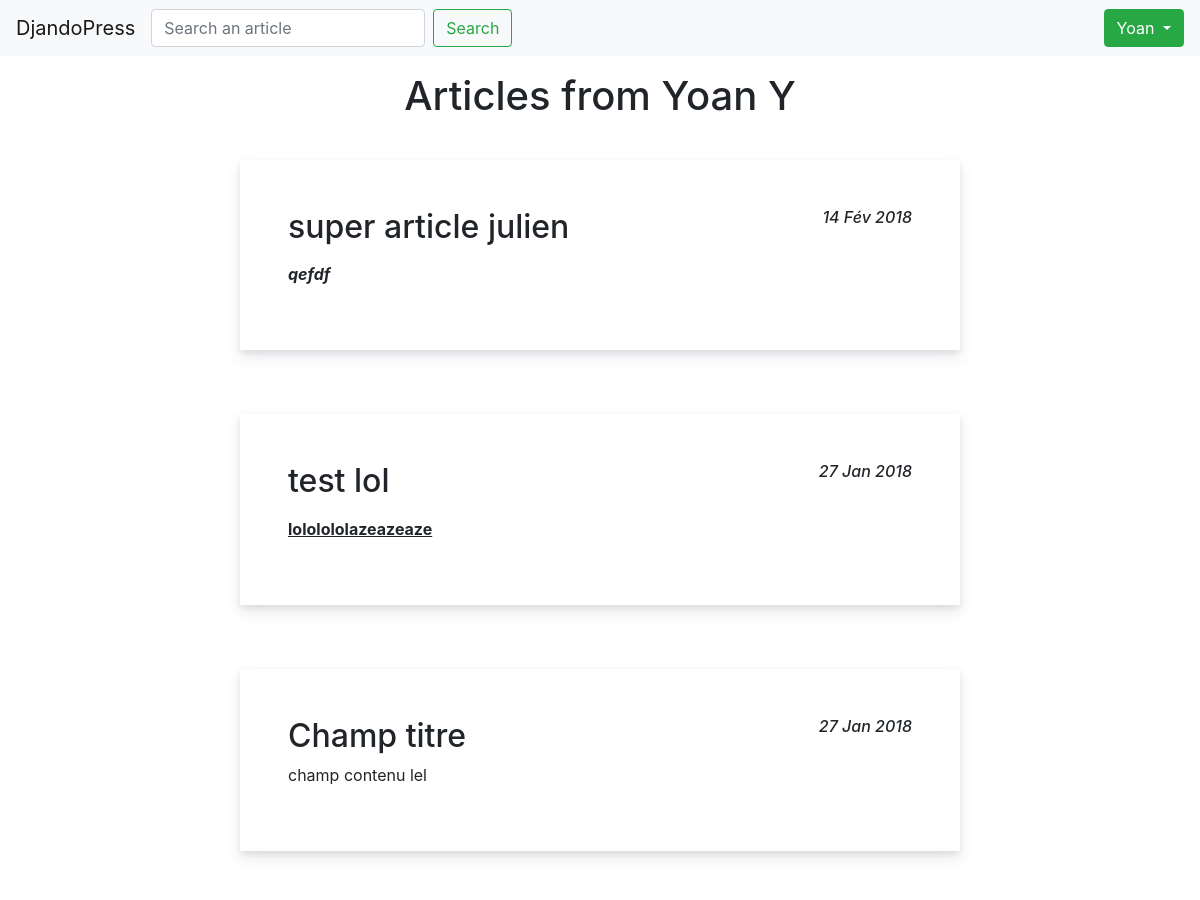
Before: /fr/profile/1 (upper part) with the older database file.
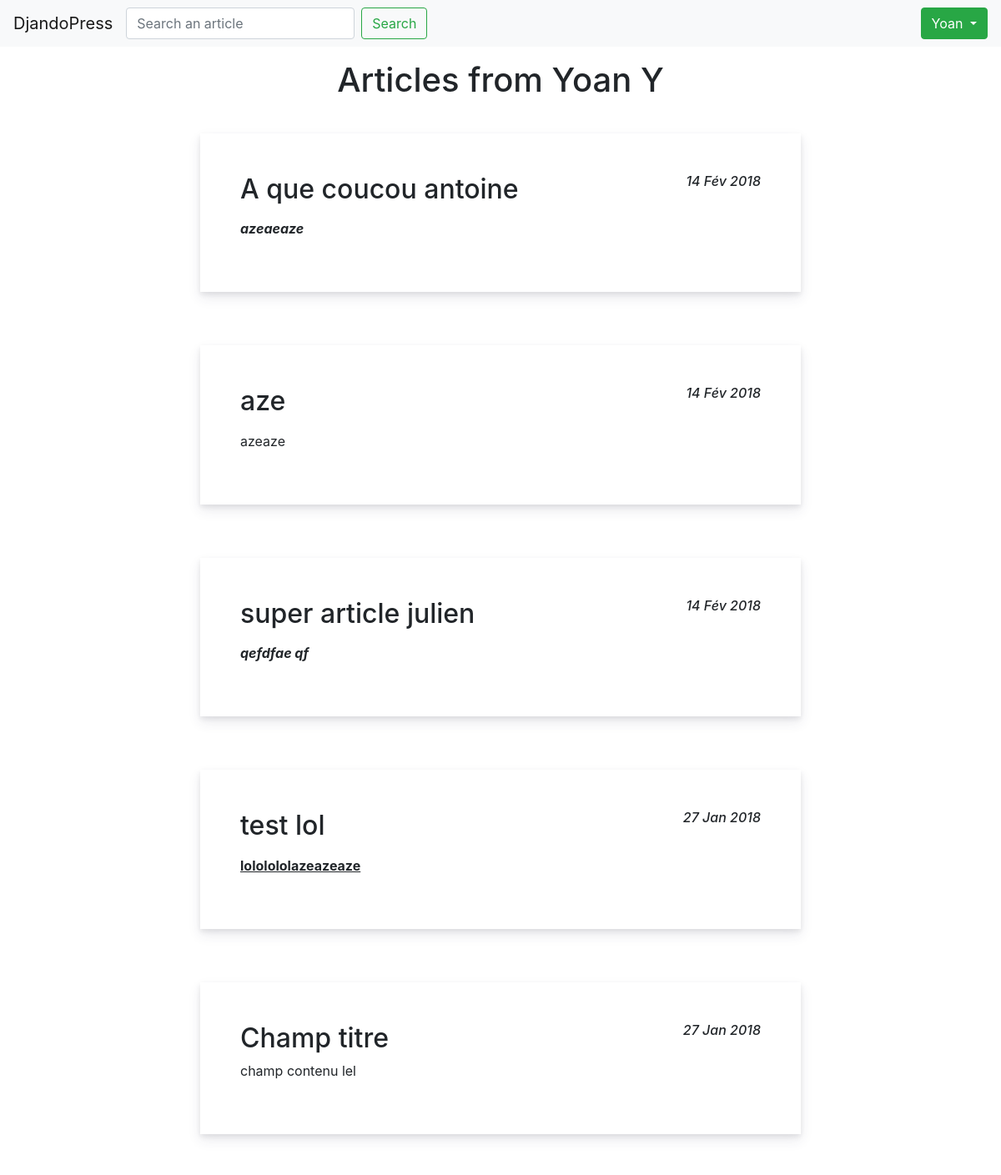
After: the same page with the newer database file.
### app/models.py (models this page shows, shortened)
class Article(models.Model):
    title = models.CharField(max_length=200,
                             default=None,
                             blank=True,
                             help_text='Title')
    content = models.TextField(default=None,
                               blank=True,
                               help_text='Content')
    author = models.ForeignKey(User, on_delete=models.CASCADE)
    created_at = models.DateTimeField(auto_now_add=True)
    updated_at = models.DateTimeField(auto_now=True)

### app/views.py (the view)
# urls.py: url(_(r'profile/(?P<pk>\w+)'), ProfileView.as_view(), name='profile'),
class ProfileView(DetailView):
    model = User
    template_name = 'profile.html'
    def get_context_data(self, **kwargs):
        context = super().get_context_data(**kwargs)
        context['articles'] = Article.objects.filter(author=context['user'])
        return context

### templates/profile.html
{% load i18n %}
{% include 'head.html' %}
<main class="profilePage">
    <h1>
        {% if user.first_name and user.last_name %}
            {% trans 'Articles from' %} {{ user.first_name }} {{ user.last_name }}
        {% else %}
            {% trans 'Articles from' %} {{ user }}
        {% endif %}
    </h1>
    <div class="profilePageContainer">
        {% for article in articles reversed %}
            <div class="articleContainer">
                <a class="articleContent" href="{% url 'article' pk=article.pk %}">
                    <article>
                        <h2>
                            {{ article.title }}
                            <em class="articleDate">{{ article.created_at|date:"d M Y" }}</em>
                        </h2>
                        <p>
                            {{ article.content|truncatechars_html:50|safe }}
                        </p>
                    </article>
                </a>
            </div>
        {% empty %}
            <li>No article found for this user</li>
        {% endfor %}
    </div>
</main>
</body>
</html>

Changed rows visible on the page:
added Article: title "A que coucou antoine", created_at "14 Fév 2018", content "azeaeaze"
added Article: title "aze", created_at "14 Fév 2018", content "azeaze"
changed Article "super article julien": content "qefdf" → "qefdfae qf"
